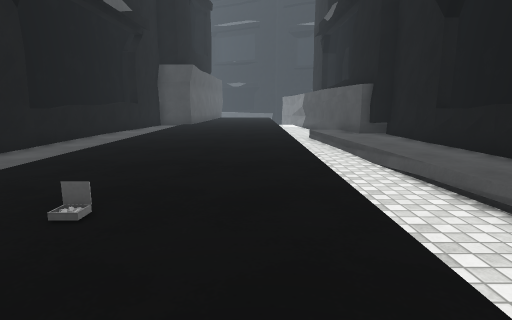
View 1 (above)

15 first-person views from a walk through a Unity game level. The camera is 1.5 m above the floor, tilts 10° down and sees 80° across. The floor is counted in squares, 1 m on a side. Each view is taken from the middle of a square. On the plan, view 1 faces up. The plan holds only what a view shows up to about 15 squares ahead; the rest is blank. The place goes on beyond the plan. Surface patterns are stand-ins for the level's own textures.

View 2
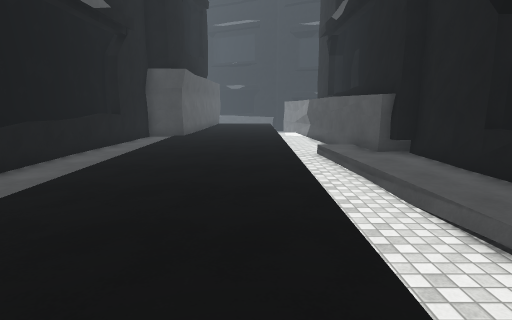

View 3
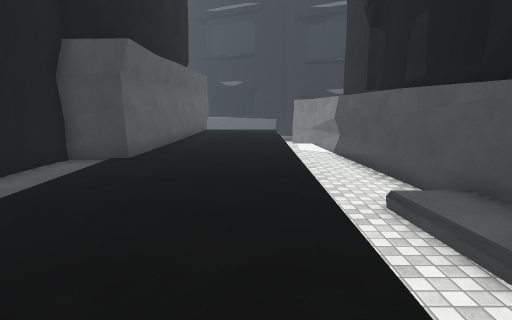

View 4
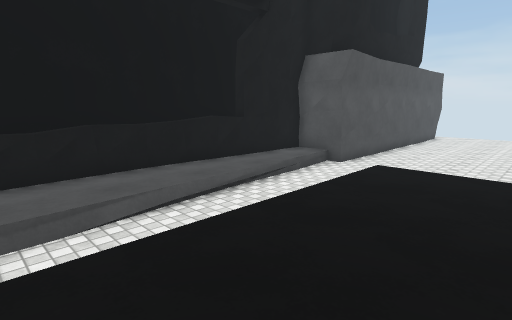

View 5
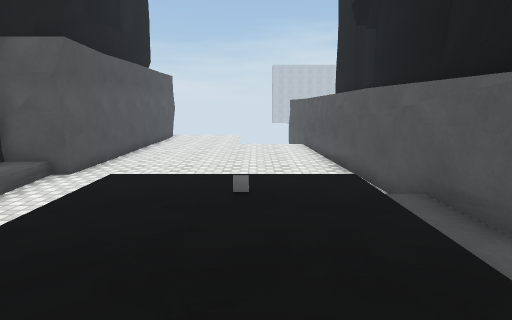

View 6
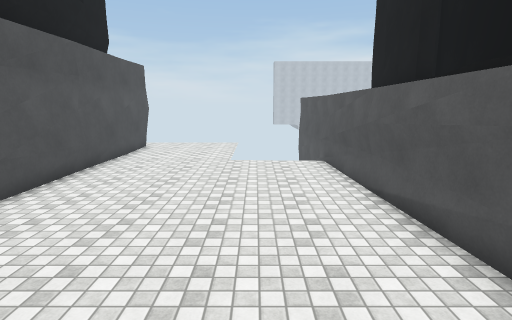

View 7
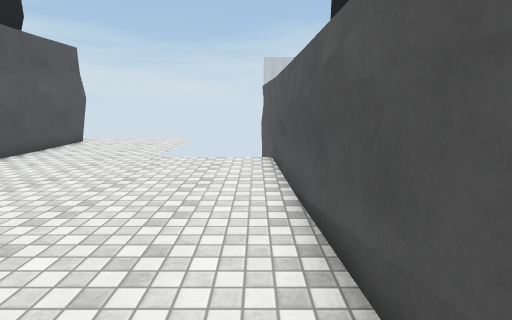

View 8
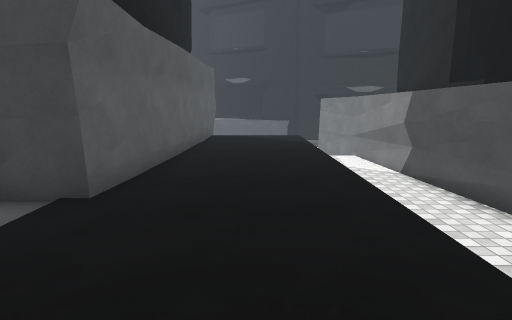

View 9
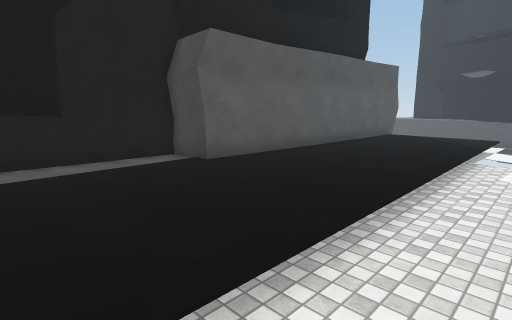

View 10
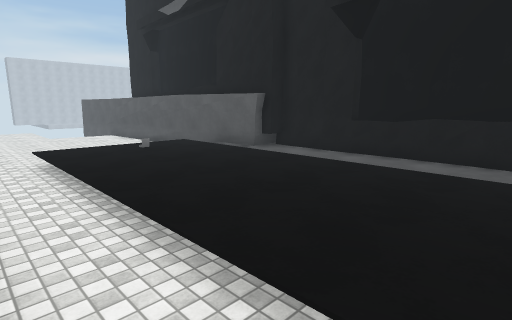

View 11
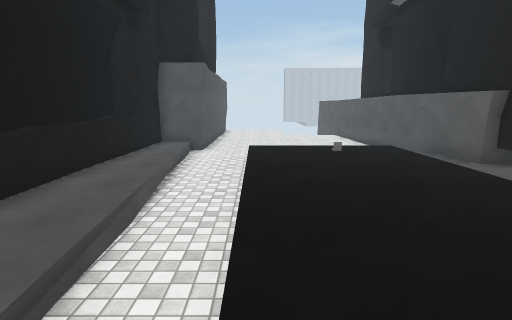

View 12
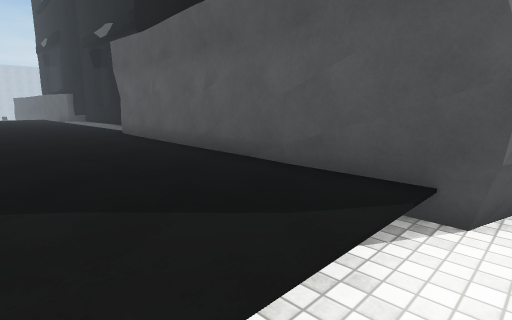

View 13
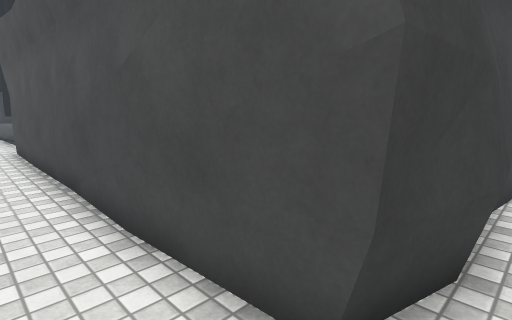

View 14
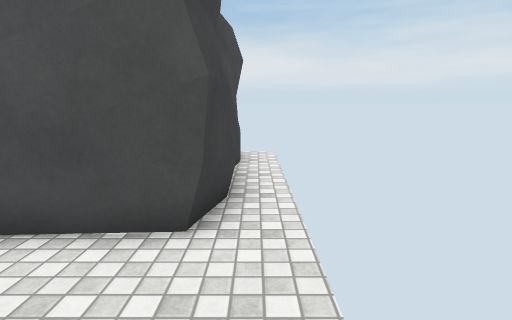

View 15
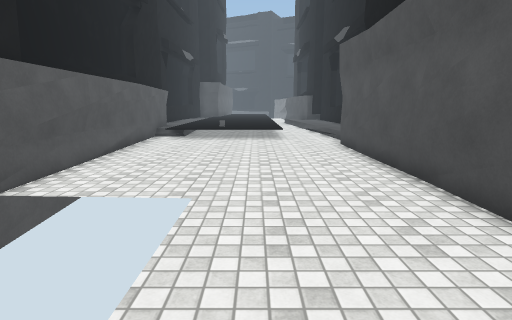

### Floor plan
Key: @ floor where view 1 was taken; # wall or solid block; . main floor; - floor 0.5 m lower than the main floor; / step, stairs or slope; = window, fence, low wall or low ledge; ^ raised ledge.
Columns run from 7 left of view 1 to 9 right of it. Each row starts with its distance up from view 1.
 30    #--- -
 29    ##////
 28    ##....
 27    #.....
 26    #..... #
 25    #.....-#
 24    #.....-#
 23    #.....-##
 22    #.....--#
 21    #.....--#
 20    #.....--#
 19    #.....--#
 18  ###.....--#
 17 ##.......--#
 16 ##.......--#
 15 ##.......-/#
 14 #^.......-.#
 13 #^.......-/##
 12 #^.......-/.#
 11 #^.......-/.###
 10 #^.......-/.# #
  9 ^^.......-/.#^#
  8 ^#.......-/..^#
  7  #.......-/..^#
  6  #.......--..^#
  5  ##......--.^^#
  4   #......--.^^#
  3   #......--.^^#
  2   #......--.#^#
  1   #--------/#^#
  0   #----@---/.#
 -1   #--------###
 -2   #--------#
 -3   #--------#
 -4   #--------#
 -5   #--------#
 -6   #--------#
 -7   #--------#
 -8   #=  -----#
 -9        ----#
-10        ----#
-11        ----#
-12        ----######
-13        ----------

Where each view was taken, in squares from view 1:
view 1: 0 up, 0 right, facing up
view 2: 2 up, 0 right, facing up
view 3: 9 up, 0 right, facing up
view 4: 9 up, 2 left, facing down-right
view 5: 8 up, 2 left, facing down
view 6: 3 up, 2 left, facing down
view 7: 1 up, 4 left, facing down
view 8: 13 up, 1 left, facing up
view 9: 13 up, 3 right, facing up-left
view 10: 13 up, 3 right, facing down-left
view 11: 13 up, 1 right, facing down
view 12: 30 up, 1 right, facing down-left
view 13: 13 down, 2 right, facing up-right
view 14: 13 down, 0 right, facing right
view 15: 13 down, 0 right, facing up
